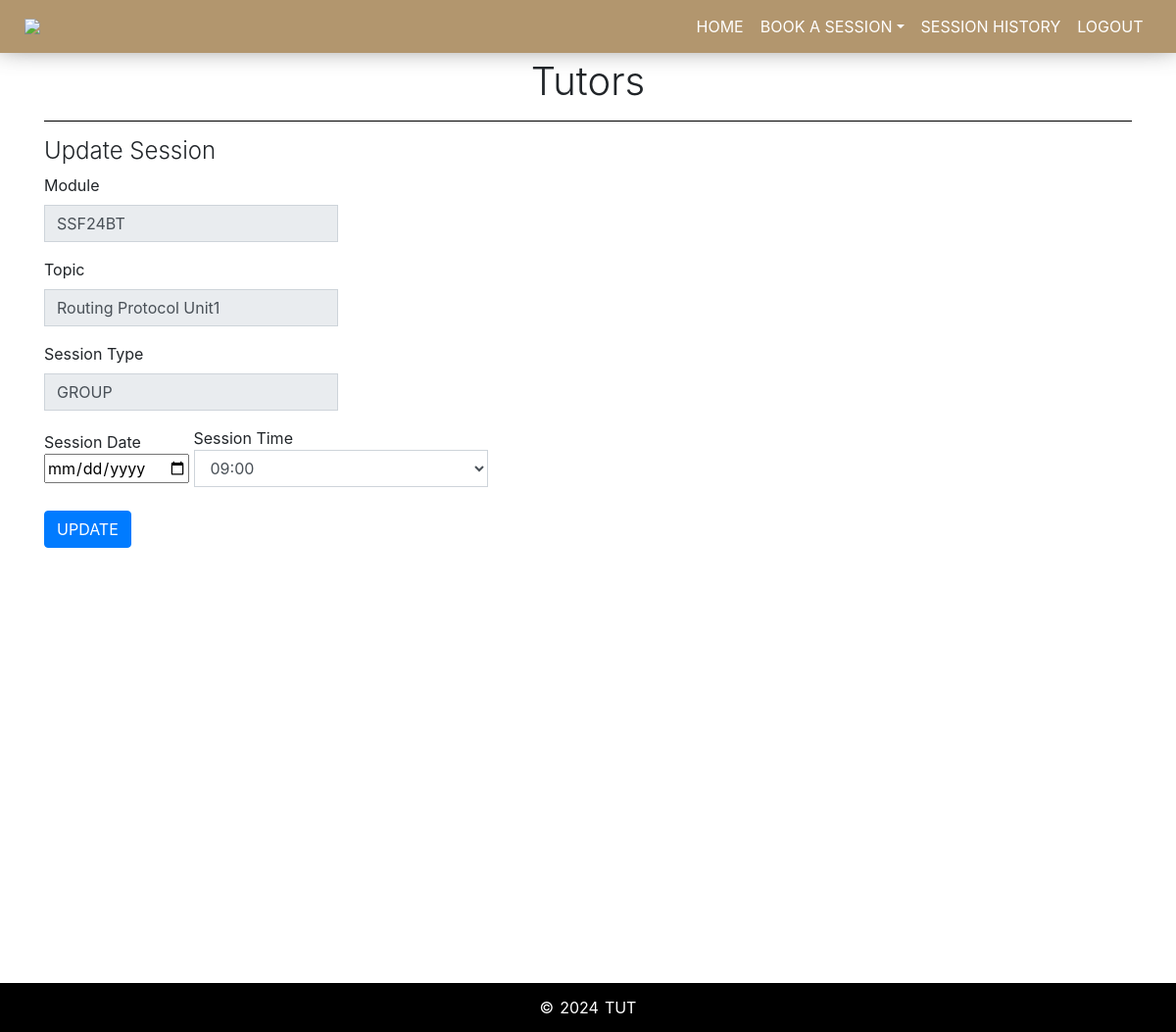
Screenshot of /updateSession.php?id=86 (signed in) with the database file from the repository.
### tables this page shows
CREATE TABLE `session` (
  `sessionID` int(11) NOT NULL,
  `name` varchar(255) NOT NULL,
  `surname` varchar(255) NOT NULL,
  `cellNumber` varchar(255) NOT NULL,
  `module` varchar(255) NOT NULL,
  `time` varchar(255) NOT NULL,
  `date` varchar(255) NOT NULL,
  `sessionType` varchar(255) NOT NULL,
  `tutor` varchar(255) NOT NULL,
  `stdNum` varchar(255) NOT NULL,
  `Topic` varchar(255) NOT NULL,
  `bookedDate` date NOT NULL,
  `status` varchar(255) NOT NULL,
  `url` varchar(255) NOT NULL
);

### updateSession.php (the view, shortened to what this page needs)
<?php
	include("nav.php");
?>
    <div id="structure-div">
        <div class="container">
            <h1>Tutors</h1>
            <hr>
            <div id="book-div">
                <h1>Update Session</h1>
				<form id="book-form" METHOD="POST">
					<?php
						 $sel= "select * from session where sessionID = ".$_GET['id'];
							$ret1=mysqli_query($con,$sel);
							$rows=mysqli_fetch_assoc($ret1);
						echo '
						<div class="form-group">
                              <label>Module</label>
                                  <input type="text" class="form-control"  value="'.$rows['module'].'" readonly>
                          </div>';
						echo '<div class="form-group">
                              <label>Topic</label>
                                  <input type="text" class="form-control"  value="'.$rows['Topic'].'" readonly>
                          </div>';
						echo '<div class="form-group">
                              <label>Session Type</label>
                                  <input type="text" class="form-control"  value="'.$rows['sessionType'].'" readonly>
                          </div>';
					echo '
					<input  class="form-input"type="hidden" value="'.$rows['date'].'"  name="date1" >
					<label>Session Date
					<div class="form-input">
					<input  class="form-input"type="date" value="data"  name="date" >
					</div></label>
					<label>Session Time
					<select name ="time" class="form-control">
						<option value="09:00">09:00</option>
						<option value="12:00">12:00</option>
						<option value="16:00">16:00</option>
					</select>
					</label></div>
					<div class="form-input" align=center"
					>
					<input class="btn btn-primary" type="submit" name="book" value="UPDATE"></div>
					<br>';
                   ?>
            </div>
        </div>
    <footer>
        <div id="footer-content"><span>©</span><span class="current-year">Year</span><span>TUT</span></div>
    </footer>
</body>
</html>

### assets/css/styles.css (style rules this page uses)
html { margin: 0; padding: 0; transition: ease all 0.5s; height: 100%; }
footer { top: 252em; bottom: 0; width: 100%; height: 50px; background-color: #000; padding: 13px 0; margin: 12% 0 0 0; }
#footer-content { color: #fff; text-align: center; }
#footer-content span { padding: 3px; }
#structure-div { margin: 3.7em 0 0em 0; height: 100%; }
#structure-div h1 { text-align: center; font-weight: 300; }
#book-div h1 { text-align: start; font-size: x-large; }
.form-control { max-width: 700px; width: 300px; border-radius: 0; transition: ease all 0.2s; }

### admin/assets/css/dashboard.css (style rules this page uses)
hr { background-color: #000; }

### rows the page displays
session: module "SSF24BT", Topic "Routing Protocol Unit1", sessionType "GROUP"
